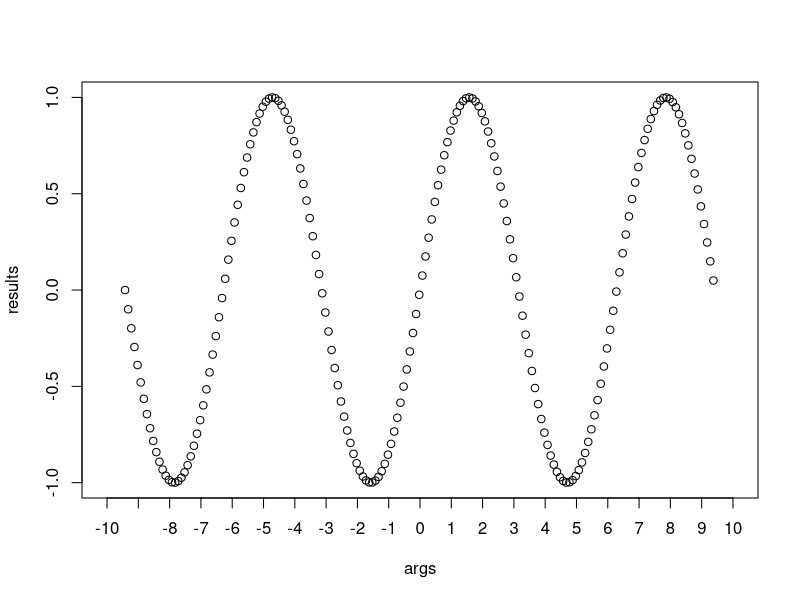

Generate this figure with R:
png("sin.png", height=380, width=640)
x <- read.table("sin.tsv")

args = x$V1
results = x$V2

plot(args, results, xlim=c(-10, 10), xaxp=c(-10, 10, 20))
